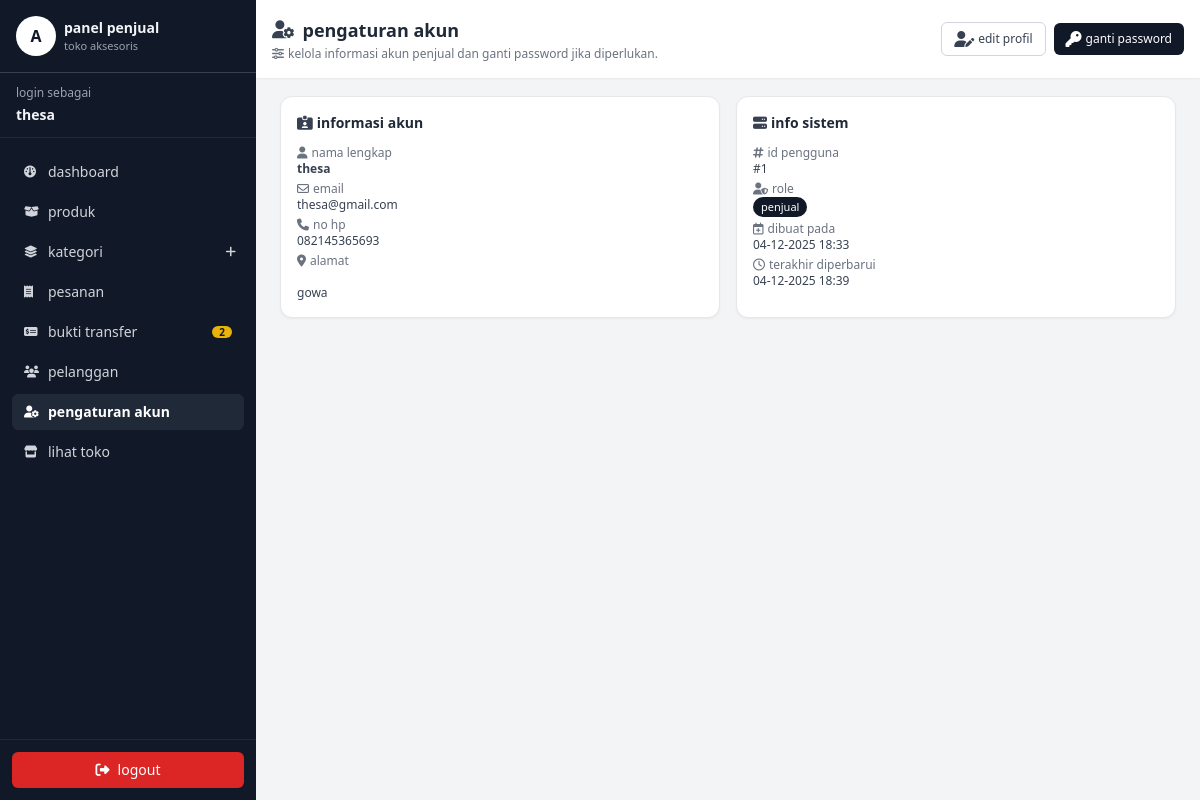
/penjual/akun.php (signed in), run on the app's committed database.
### tables this page shows
CREATE TABLE `pengguna` (
  `id_pengguna` int UNSIGNED NOT NULL,
  `nama_lengkap` varchar(100) NOT NULL,
  `email` varchar(100) NOT NULL,
  `kata_sandi` varchar(255) NOT NULL,
  `role` enum('penjual','pembeli') NOT NULL DEFAULT 'pembeli',
  `no_hp` varchar(20) DEFAULT NULL,
  `alamat` text,
  `dibuat_pada` datetime NOT NULL DEFAULT CURRENT_TIMESTAMP,
  `diperbarui_pada` datetime NOT NULL DEFAULT CURRENT_TIMESTAMP ON UPDATE CURRENT_TIMESTAMP
);

### penjual/akun.php (the view, shortened to what this page needs)
<?php
include "../config.php";
$id_pengguna  = (int)$_SESSION['id_pengguna'];
$sql_akun = "
    select
        id_pengguna,
        nama_lengkap,
        email,
        no_hp,
        alamat,
        role,
        dibuat_pada,
        diperbarui_pada
    from pengguna
    where id_pengguna = $id_pengguna
    limit 1
";
$q_akun = mysqli_query($koneksi, $sql_akun);
$akun = mysqli_fetch_assoc($q_akun);
$dibuat_pada     = date('d-m-Y H:i', strtotime($akun['dibuat_pada']));
$diperbarui_pada = date('d-m-Y H:i', strtotime($akun['diperbarui_pada']));
?>
<!DOCTYPE html>
<html lang="id">
<head>
    <script src="https://cdn.tailwindcss.com"></script>
</head>
<body class="bg-gray-100 min-h-screen">
    <div class="flex min-h-screen">
<?php include "sidebar.php"; ?>
<main class="flex-1 pt-[72px]">
<header
    id="mainHeader"
    class="bg-white shadow-sm fixed top-0 left-0 md:left-64 right-0 z-30 transition-all duration-300"
>   <div class="max-w-6xl mx-auto px-4 py-4 flex items-center justify-between">
        <div class="flex items-center gap-3">
<div class="leading-tight">
    <h1 class="flex items-center gap-2 font-semibold text-gray-800
               text-sm sm:text-base md:text-lg">
        <i class="fa-solid fa-user-gear text-gray-700
                  text-base sm:text-lg"></i>
        pengaturan akun
    </h1>
    <p class="hidden md:flex text-xs text-gray-500 items-center gap-1 mt-0.5">
        <i class="fa-solid fa-sliders text-gray-500"></i>
        kelola informasi akun penjual dan ganti password jika diperlukan.
    </p>
</div>
        </div>
        <div class="flex items-center gap-2">
            <button
                type="button"
                onclick="openProfilModal()"
                class="inline-flex items-center justify-center px-3 py-2 rounded-md border border-gray-300 text-gray-700 hover:bg-gray-50"
                title="edit profil"
            >
                <i class="fa-solid fa-user-pen"></i>
                <span class="hidden md:inline ml-1 text-xs">edit profil</span>
            </button>
            <button
                type="button"
                onclick="openPasswordModal()"
                class="inline-flex items-center justify-center px-3 py-2 rounded-md bg-gray-900 text-white hover:bg-gray-800"
                title="ganti password"
            >
                <i class="fa-solid fa-key"></i>
                <span class="hidden md:inline ml-1 text-xs">ganti password</span>
            </button>
        </div>
    </div>
</header>
    <section class="max-w-6xl mx-auto px-6 py-6">
        <div class="grid grid-cols-1 md:grid-cols-2 gap-4">
            <div class="bg-white rounded-xl shadow-sm border border-gray-200 p-4">
                <h2 class="text-sm font-semibold text-gray-800 mb-3 flex items-center gap-1">
                    <i class="fa-solid fa-id-card-clip text-gray-700"></i>
                    informasi akun
                </h2>
                <dl class="text-xs text-gray-700 space-y-1">
                    <div>
                        <dt class="text-gray-500 flex items-center gap-1">
                            <i class="fa-solid fa-user"></i>
                            nama lengkap
                        </dt>
                        <dd class="font-semibold">
                            <?php echo htmlspecialchars($akun['nama_lengkap']); ?>
                        </dd>
                    </div>
                    <div>
                        <dt class="text-gray-500 flex items-center gap-1">
                            <i class="fa-regular fa-envelope"></i>
                            email
                        </dt>
                        <dd><?php echo htmlspecialchars($akun['email']); ?></dd>
                    </div>
                    <div>
                        <dt class="text-gray-500 flex items-center gap-1">
                            <i class="fa-solid fa-phone"></i>
                            no hp
                        </dt>
                        <dd><?php echo htmlspecialchars($akun['no_hp']); ?></dd>
                    </div>
                    <div>
                        <dt class="text-gray-500 flex items-center gap-1">
                            <i class="fa-solid fa-location-dot"></i>
                            alamat
                        </dt>
                        <dd class="whitespace-pre-line">
                            <?php echo htmlspecialchars($akun['alamat']); ?>
                        </dd>
                    </div>
                </dl>
            </div>
            <div class="bg-white rounded-xl shadow-sm border border-gray-200 p-4">
                <h2 class="text-sm font-semibold text-gray-800 mb-3 flex items-center gap-1">
                    <i class="fa-solid fa-server text-gray-700"></i>
                    info sistem
                </h2>
                <dl class="text-xs text-gray-700 space-y-1">
                    <div>
                        <dt class="text-gray-500 flex items-center gap-1">
                            <i class="fa-solid fa-hashtag"></i>
                            id pengguna
                        </dt>
                        <dd>#<?php echo (int)$akun['id_pengguna']; ?></dd>
                    </div>
                    <div>
                        <dt class="text-gray-500 flex items-center gap-1">
                            <i class="fa-solid fa-user-shield"></i>
                            role
                        </dt>
                        <dd class="inline-flex items-center px-2 py-0.5 rounded-full bg-gray-900 text-white text-[11px] font-medium">
                            <?php echo htmlspecialchars($akun['role']); ?>
                        </dd>
                    </div>
                    <div>
                        <dt class="text-gray-500 flex items-center gap-1">
                            <i class="fa-regular fa-calendar-plus"></i>
                            dibuat pada
                        </dt>
                        <dd><?php echo $dibuat_pada; ?></dd>
                    </div>
                    <div>
                        <dt class="text-gray-500 flex items-center gap-1">
                            <i class="fa-regular fa-clock"></i>
                            terakhir diperbarui
                        </dt>
                        <dd><?php echo $diperbarui_pada; ?></dd>
                    </div>
                </dl>
            </div>
        </div>
    </section>
</main>
    </div>
</body>
</html>

### data on the page
pengguna: nama_lengkap "thesa", email "thesa@gmail.com", no_hp "082145365693", alamat "gowa", id_pengguna "1", role "penjual", dibuat_pada "04-12-2025 18:33", diperbarui_pada "04-12-2025 18:39"

### other printed values
$nama_penjual "thesa"
$total_bukti_menunggu "2"
